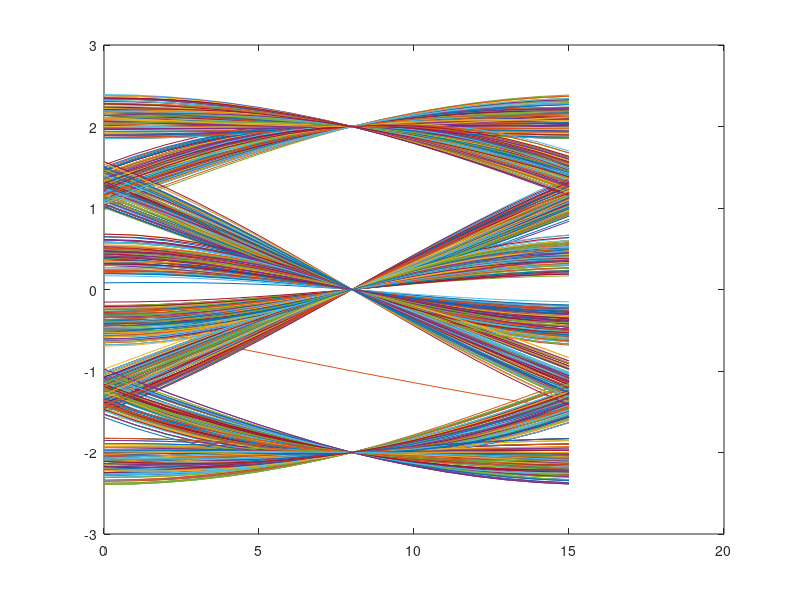
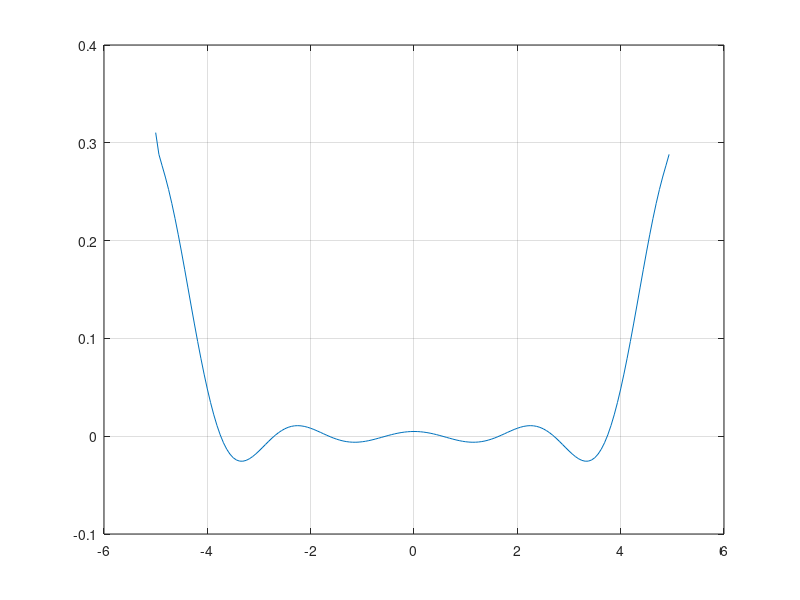

MATLAB code for these plots, in order:
clc;
clear;
close all;
M = 1000;
osf = 16;
T = 1;
W = 1/(2*T);
b = randsrc(1,M,[0, 1]);
s = 2*b -1;
s_ovsample = upsample(s, osf);
t = -5*T:1/osf:(5*T - 1/osf);
x = sinc(2*W*t) + sinc(2*W*t - T);
figure;
plot(t, x)
grid on;

filtered_s = conv(s_ovsample,x);

range = 0:osf-1;
for k=3:length(b)-3
    
    

     
    plot(range, filtered_s(9+16*k:8+16+k*16))
    hold on
   
       
    
end
%%
clc;
clear;
close all;
M = 1000;
osf = 16;
T = 1;
W = 1/(2*T);
b = randsrc(1,M,[0, 1]);

pr_co = zeros(1, length(b));
for i=1:length(b)
    if i == 1 
    pr_co(i) = xor(0, b(i));
   
    else
    pr_co(i) = xor(pr_co(i-1), b(i));
    end
end

a = 2*pr_co - 1;

t = -5*T:1/osf:(5*T - 1/osf);
x = sinc(2*W*t) + sinc(2*W*t - T);

x_2 = ifft((abs(fft(x))).^0.5);
figure;
plot(t, x_2)
grid on;

a_ovsample = upsample(a, osf);
filtered_a = conv(a_ovsample,x_2);


